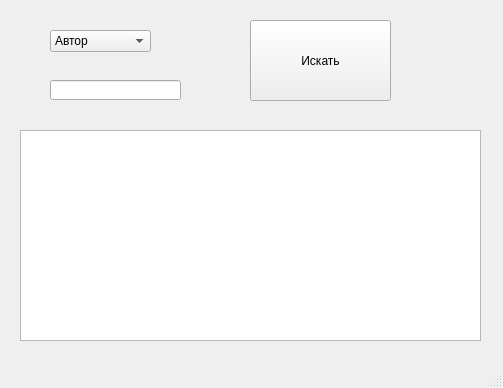
<?xml version="1.0" encoding="UTF-8"?>
<ui version="4.0">
 <class>MainWindow</class>
 <widget class="QMainWindow" name="MainWindow">
  <property name="geometry">
   <rect>
    <x>0</x>
    <y>0</y>
    <width>503</width>
    <height>388</height>
   </rect>
  </property>
  <property name="windowTitle">
   <string>Каталог библиотеки</string>
  </property>
  <widget class="QWidget" name="centralwidget">
   <widget class="QComboBox" name="comboBox">
    <property name="geometry">
     <rect>
      <x>50</x>
      <y>30</y>
      <width>101</width>
      <height>22</height>
     </rect>
    </property>
    <item>
     <property name="text">
      <string>Автор</string>
     </property>
    </item>
    <item>
     <property name="text">
      <string>Название</string>
     </property>
    </item>
   </widget>
   <widget class="QLineEdit" name="lineEdit">
    <property name="geometry">
     <rect>
      <x>50</x>
      <y>80</y>
      <width>131</width>
      <height>20</height>
     </rect>
    </property>
   </widget>
   <widget class="QPushButton" name="searchBtn">
    <property name="geometry">
     <rect>
      <x>250</x>
      <y>20</y>
      <width>141</width>
      <height>81</height>
     </rect>
    </property>
    <property name="text">
     <string>Искать</string>
    </property>
   </widget>
   <widget class="QListWidget" name="listWidget">
    <property name="geometry">
     <rect>
      <x>20</x>
      <y>130</y>
      <width>461</width>
      <height>211</height>
     </rect>
    </property>
    <property name="styleSheet">
     <string notr="true">font-size: 20px;</string>
    </property>
    <property name="lineWidth">
     <number>1</number>
    </property>
   </widget>
  </widget>
  <widget class="QStatusBar" name="statusbar"/>
 </widget>
 <resources/>
 <connections/>
</ui>
